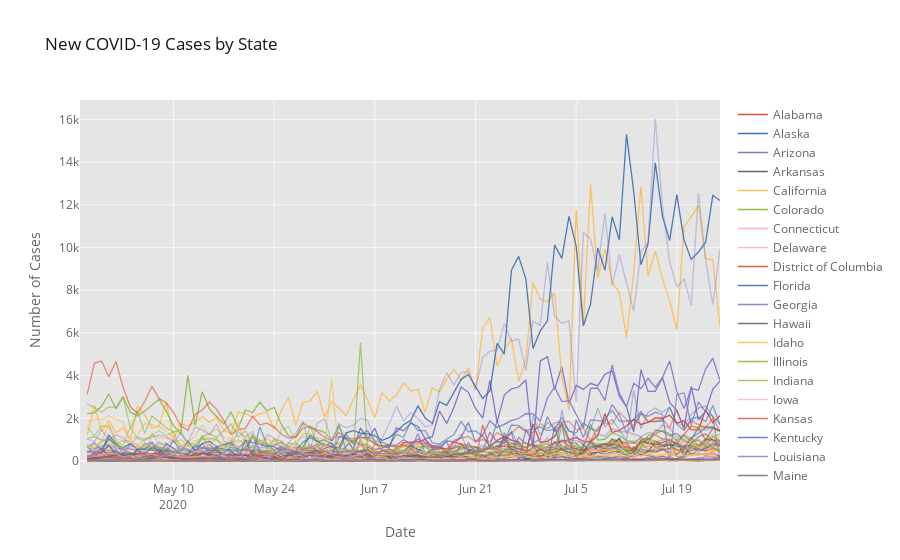

This figure's notebook cell:
### Markdown cell above
## Plot line graphs of new daily case loads and deaths

Plot daily cases

### Code cell
today = str(datetime.today().strftime("%m/%d/%Y")) # print string of today's date

states_daily_confirmed.iplot(kind='lines', theme='ggplot', connectgaps=True, asFigure=True,
    title='New COVID-19 Cases by State', yaxis_title='Number of Cases', xaxis_title='Date')
